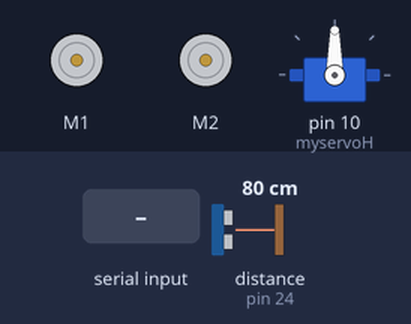
A sketch run on a simulated Arduino Mega 2560, built with avr-gcc and run on an emulated ATmega2560. Parts: 2 × DC motor (green arrow = forward, orange = backward, longer = faster), servo. The inputs (shaded band) are chosen by the test bench; at power-on: distance to the obstacle (sensor on pin 24) 80 cm. The echo pulse lasts 58.3 µs per cm; what the sketch prints to the serial monitor is not drawn.

Above: at 1.2 s.
1.3 s: "1" received over the second serial link
At 1.6 s:
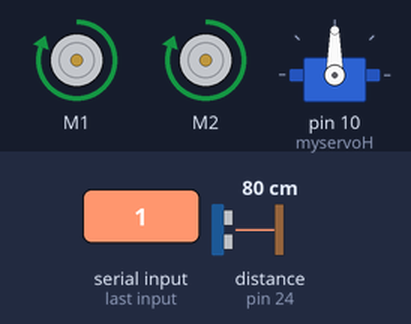
2.8 s: "3" received over the second serial link
At 3.6 s:
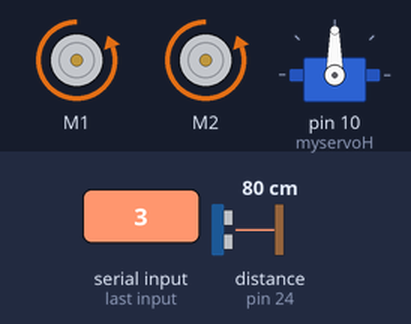
4.3 s: "4" received over the second serial link
At 5.2 s:
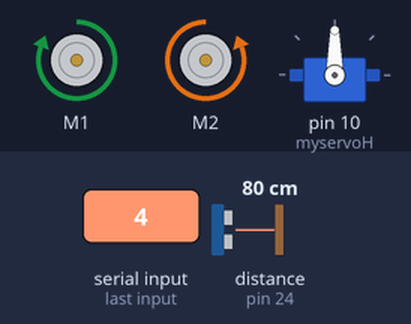
5.8 s: "2" received over the second serial link
At 7.0 s:
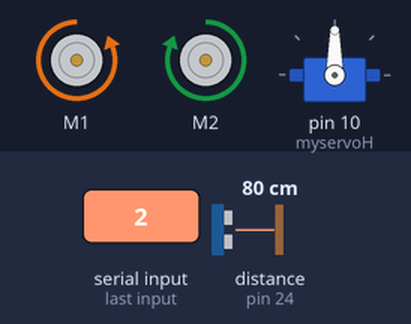
7.3 s: "c" received over the second serial link
At 7.6 s:
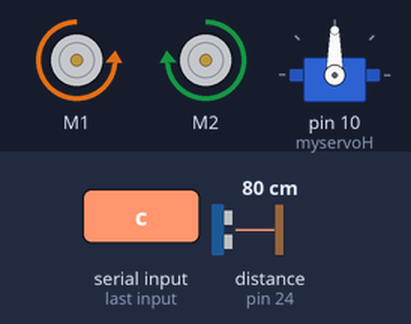
8.8 s: "l" received over the second serial link
At 9.7 s:
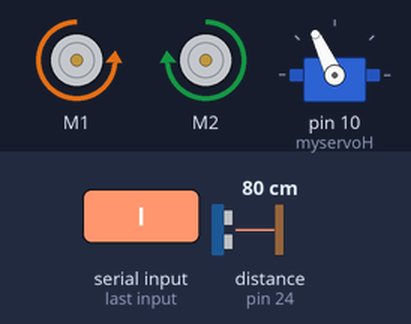
Timing chart, 0 to 11.4 s (numbered marks = the images above; inputs shaded):
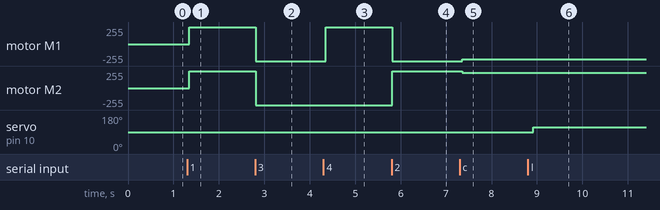

Measured:
- after the input at 1.3 s, motor M1, motor M2: stopped → forward 255/255 after 0.05 s
- after the input at 2.8 s, motor M1, motor M2: forward 255/255 → backward 255/255 at once
- after the input at 4.3 s, motor M1: backward 255/255 → forward 255/255 after 0.05 s
- after the input at 5.8 s, motor M1: forward 255/255 → backward 255/255 at once; motor M2: backward 255/255 → forward 255/255 at once
- after the input at 7.3 s, motor M1: backward 255/255 → backward 230/255 after 0.06 s; motor M2: forward 255/255 → forward 230/255 after 0.06 s
- after the input at 8.8 s, servo on pin 10 (myservoH): 90° → 115° after 0.11 s

The sketch:

Arduino_Mega_l298nB.fzz.ino
```cpp
#include <AFMotor.h>
#include <SoftwareSerial.h> // libreria que permite establecer pines digitales
#include <Servo.h>

SoftwareSerial miBT(53, 51);

// ----------- Puenteh
AF_DCMotor motor1(1);
AF_DCMotor motor2(2);

int speedCarFast = 255;  // variable para almacenar valor de velocidad
int speedCarMid = 245;  // variable para almacenar valor de velocidad
int speedCarSlow = 230; // variable para almacenar valor de velocidad
int speedCar ;

char DATO = 0;      // variable para almacenar caracter recibido

// ---------- SERVO
Servo myservoH;               // Define any servo name
int servo_position = 0;
int contador;

/// ----------- ULTRASONICO
int TRIG = 22;      // trigger en pin 10
int ECO = 24;      // echo en pin 9
int DURACION;
int DISTANCIA;

void setup(){

  miBT.begin(38400);
  Serial.begin(38400);

  // MOTORES
  motor1.setSpeed(speedCarFast);
  motor2.setSpeed(speedCarFast);

  // SERVO
  myservoH.attach (10);          // Define the servo signal pins

  // ULTRASONICO
  pinMode(TRIG, OUTPUT);  // trigger como salida
  pinMode(ECO, INPUT);    // echo como entrada
}

void loop(){
  // calcularDiatanciaMin();

    //------------Bluetooth
   if (miBT.available()){     // si hay informacion disponible desde modulo
    DATO = miBT.read();   // almacena en DATO el caracter recibido desde modulo
    Serial.println(DATO);

    if(DATO == '1') { MotorForward();}
    else if(DATO == '3') {MotorBackward();}
    else if(DATO == '4') {TurnLeft();}
    else if(DATO == '2') {TurnRight();}
    else if(DATO == '0') {MotorStop(); }
    else if(DATO == 'a') SetSpeedCarMax() ;
    else if(DATO == 'b') SetSpeedCarMid();
    else if(DATO == 'c') SetSpeedCarMin();
    else if(DATO == 'l') { rotarCabeza_H_I(); }//rotar horizontal izquierda
    else if(DATO == 'r') { rotarCabeza_H_D(); } //rotar horizontal derecha
    else if(DATO == 't') { contador = 0; rotarCabeza_H_90();} // rotar cabeza derecha

    if(distancia() <= 10){
      Serial.println("SSSSS");
      MotorStop();
    }
   }
    delay(90);

}

int SetSpeedCarMid(){
  Serial.print("SetSpeedCarMid");
  motor1.setSpeed(speedCarMid);
  motor2.setSpeed(speedCarMid);
  delay(90);
}

int SetSpeedCarMin(){
  Serial.print("SetSpeedCarMin ");
  motor1.setSpeed(speedCarSlow);
  motor2.setSpeed(speedCarSlow);
  delay(90);
}

int SetSpeedCarMax(){
  Serial.print("SetSpeedCarMax");
  motor1.setSpeed(speedCarFast);
  motor2.setSpeed(speedCarFast);
  delay(90);
}

/* FORWARD */
void MotorForward(){
  Serial.print("MotorForward");
  motor1.run(FORWARD);
  motor2.run(FORWARD);
}

/* BACKWARD */
void MotorBackward(){
  Serial.print("MotorBackward");
  motor1.run(BACKWARD);
  motor2.run(BACKWARD);
}

/* TURN RIGHT */
void TurnRight(){
  Serial.print("TurnRight");
  motor1.run(BACKWARD);
  motor2.run(FORWARD);
}

/* TURN LEFT */
void TurnLeft(){
  Serial.print("TurnLeft");
  motor1.run(FORWARD);
  motor2.run(BACKWARD);
}

void MotorStop(){
  Serial.print("MotorStop");
  motor1.run(RELEASE);
  motor2.run(RELEASE);
}

// Ultrasonico

int distancia(){
  digitalWrite(TRIG, HIGH);     // generacion del pulso a enviar
  delay(1);       // al pin conectado al trigger
  digitalWrite(TRIG, LOW);    // del sensor

  DURACION = pulseIn(ECO, HIGH);  // con funcion pulseIn se espera un pulso
  DISTANCIA = DURACION / 58.2;    // distancia medida en centimetros
  delay(100);       // demora entre datos
  return (DISTANCIA);
}
// Fin Ultrasonico

// Servo
int rotarCabeza_H_I(){
  if(contador == 0){ contador = 90; }
  contador = contador + 25;               //Incrementa el contador
  delay (100);           // Retardo
  myservoH.write(contador);
 }

void rotarCabeza_H_D(){
 if(contador == 0){ contador = 90;  }
 contador= contador - 25;               //Incrementa el contador
 delay (100);           // Retardo
 myservoH.write(contador);
}
void rotarCabeza_H_90(){ myservoH.write(90); }

// Fin Servo
```

Leds.cpp
```cpp
/*
  Morse.cpp - Library for flashing Morse code.
  Created by David A. Mellis, November 2, 2007.
  Released into the public domain.
*/

#include "Arduino.h"
#include "Leds.h"

Led::Led(int _led1, int _led2,  int _led3,  int _led4 )
{
   //led
  pinMode(_led1, OUTPUT);
  pinMode(_led2, OUTPUT);
}


void Led::goLuces(){
  digitalWrite(_led1, HIGH);
  digitalWrite(_led2, HIGH);
}

void Led::goLucesOff(){
  digitalWrite(_led1, LOW);
  digitalWrite(_led2, LOW);
}

void Led::led_blink(){
 int var = 0;
  while (var < 4) {
    digitalWrite(_led1, HIGH);
    digitalWrite(_led2, LOW);
    delay(90);                       // wait for a second

    digitalWrite(_led2, HIGH);
    digitalWrite(_led1, LOW);
    delay(90);                       // wait for half second

    digitalWrite(_led2, LOW);

    var ++;
  }

}
```

Leds.h
```cpp
// (licence header left out)
#ifndef Leds_h
#define Leds_h

#include "Arduino.h"

class Led{
// ----------- definir led
public:

  Led(int led1, int led2, int led3, int led4);// constructor

  void goLuces();
  void goLucesOff();
  void led_blink();
private:
  int _led1;
  int _led2;
};

#endif

/*

#ifndef Morse_h
#define Morse_h

#include "Arduino.h"

class Morse
{
  public:
    Morse(int pin);
    void dot();
    void dash();
  private:
    int _pin;
};

#endif
*/
```
